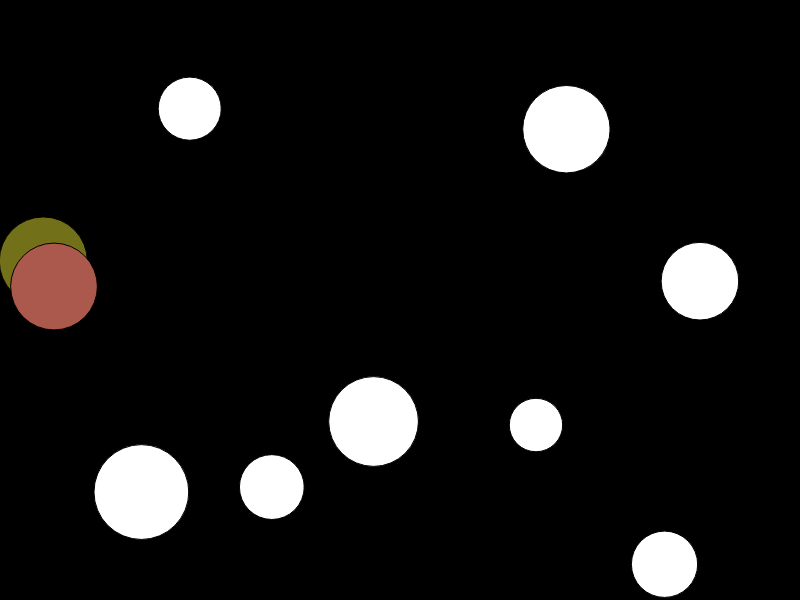
Frame 1 (no input)
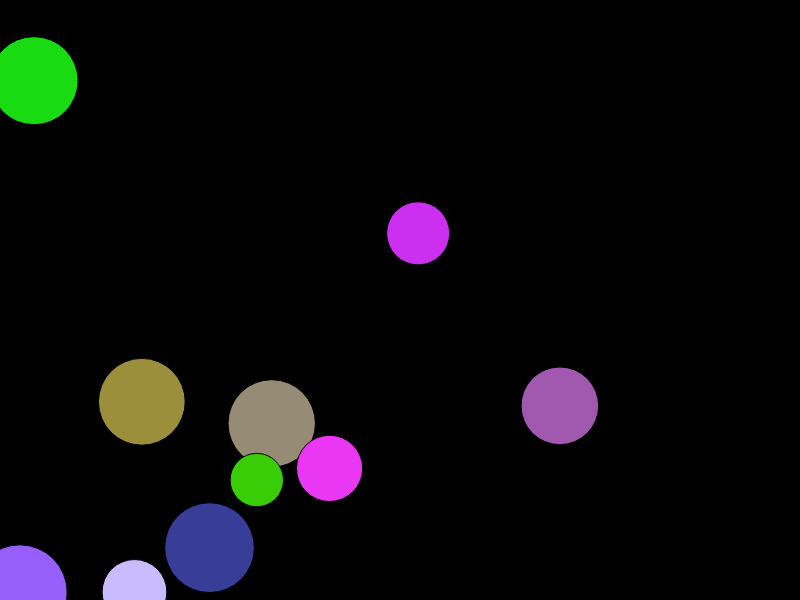
Frame 60 (no input)
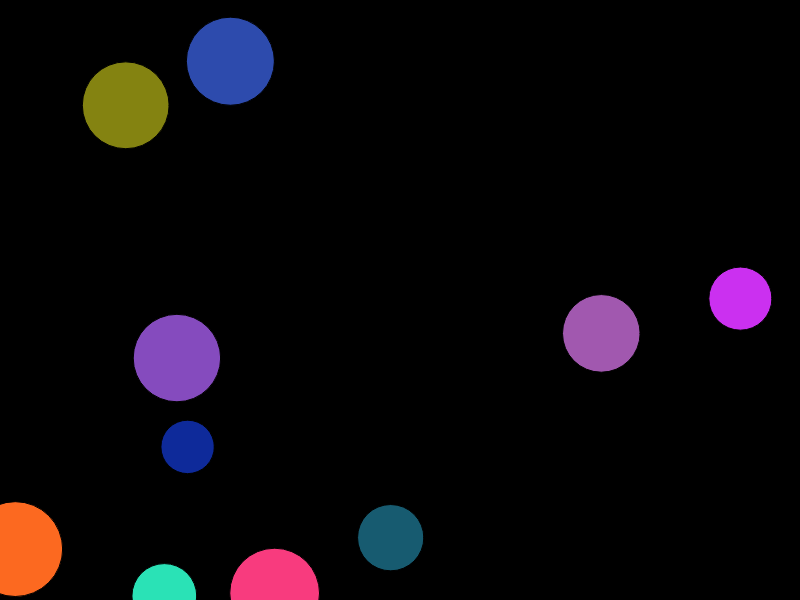
Frame 120 (the mouse pressed at the canvas centre since frame 60)

The p5.js sketch that drew these frames (run headless with seeded random() and noise() and a simulated clock; from frame 60 on, the mouse is pressed at the canvas centre):

// p5.js sketch
// ── sketch.js
"use strict"
var C_GRAVITY = 20;
var particles = [];

function setup() {
  createCanvas(800, 600);
  // particles[0] = new Particle(100, height / 2, 5);
  // particles[0].vel.x = 5;
  // particles[0].vel.y = -1;
  // particles[1] = new Particle(width - 100, height / 2, 15);
  // particles[1].vel.x = -5;
  // particles[0].vel.y = -1;

  for (var i = 0; i < 10; i++) {
    particles[i] = new Particle(random(width), random(height), random(5, 10));
    particles[i].vel = createVector(-5,5);
  }
}

function draw() {
  background(0);

  for (var a = 0; a < particles.length; a++) {
    for (var b = 0; b < particles.length; b++) {
      if (a != b) {
        particles[a].checkCollision(particles[b]);
      }
    }
    
    //friction or resistance here will be naturaler
    
    
    particles[a].update();
    particles[a].checkEdges();
    particles[a].display();
  }
}
// ── particle.js
"use strict";

class Particle{
  constructor(x,y,m){
    this.pos = createVector(x,y);
    this.vel = createVector();
    this.acc = createVector();
    
    this.mass = m;
    this.rad = this.mass * 5;
    
    this.clr = color(255);
  }
  
  
  update(){
    this.vel.add(this.acc);
    this.pos.add(this.vel);
    this.acc.mult(0);
    
    //this.vel.limit(5);
  }
  applyAttraction(otherP){
    var distance = this.pos.dist(otherP.pos);
    var magnitude =(C_GRAVITY * this.mass * otherP.mass)/ (distance * distance); //the formula: (G * a.m * b.m) / (distance * distance);
    var force = p5.Vector.sub(otherP.pos, this.pos); //get the attraction force direction and mad. p1-->p2
    force.normalize();
    force.mult(magnitude);
    force.mult(-1);//相斥了
    this.applyForce(force);
  }
  
  applyForce(force){
    force.div(this.mass);
    this.acc.add(force);
  }
  checkEdges(){
    //x
     if(this.pos.x<0 ||this.pos.x > width ){
       this.vel.x = -this.vel.x;
     }
     //y
     if(this.pos.y<0 ||this.pos.y > height ){
       this.vel.y = -this.vel.y;
     }
     this.pos.x = constrain(this.pos.x, 0, width);
     this.pos.y = constrain(this.pos.y, 0, height);
    
    /*
    //x 可以用constrain啊
    if(this.pos.x<0){
      this.pos.x = width;
    }
    if(this.pos.x > width){
      this.pos.x = 0;
    }
    //y 可以用constrain啊
    if(this.pos.y<0){
      this.pos.y = height;
    }
    if(this.pos.y > height){
      this.pos.y = 0;
    }
    */
  }
  checkCollision(otherP){
    var distance = this.pos.dist(otherP.pos);
    if(distance < this.rad + otherP.rad){
      //collided
      this.clr = color(random(255),random(255),random(255));
      //this
      var force = p5.Vector.sub(otherP.pos, this.pos);
      force.normalize();
      force.mult( this.vel.mag());
      otherP.applyForce(force);
      otherP.vel.mult(0.97);
      //other
      force.mult(-1);
      force.normalize();
      force.mult( otherP.vel.mag());
      this.applyForce(force);
      this.vel.mult(0.97);
    }else{
      //not collided
    }
  }
  display(){
    push();
    translate(this.pos.x, this.pos.y);
    fill(this.clr);
    ellipse(0,0,this.rad * 2, this.rad * 2);
    pop();
  }
}
